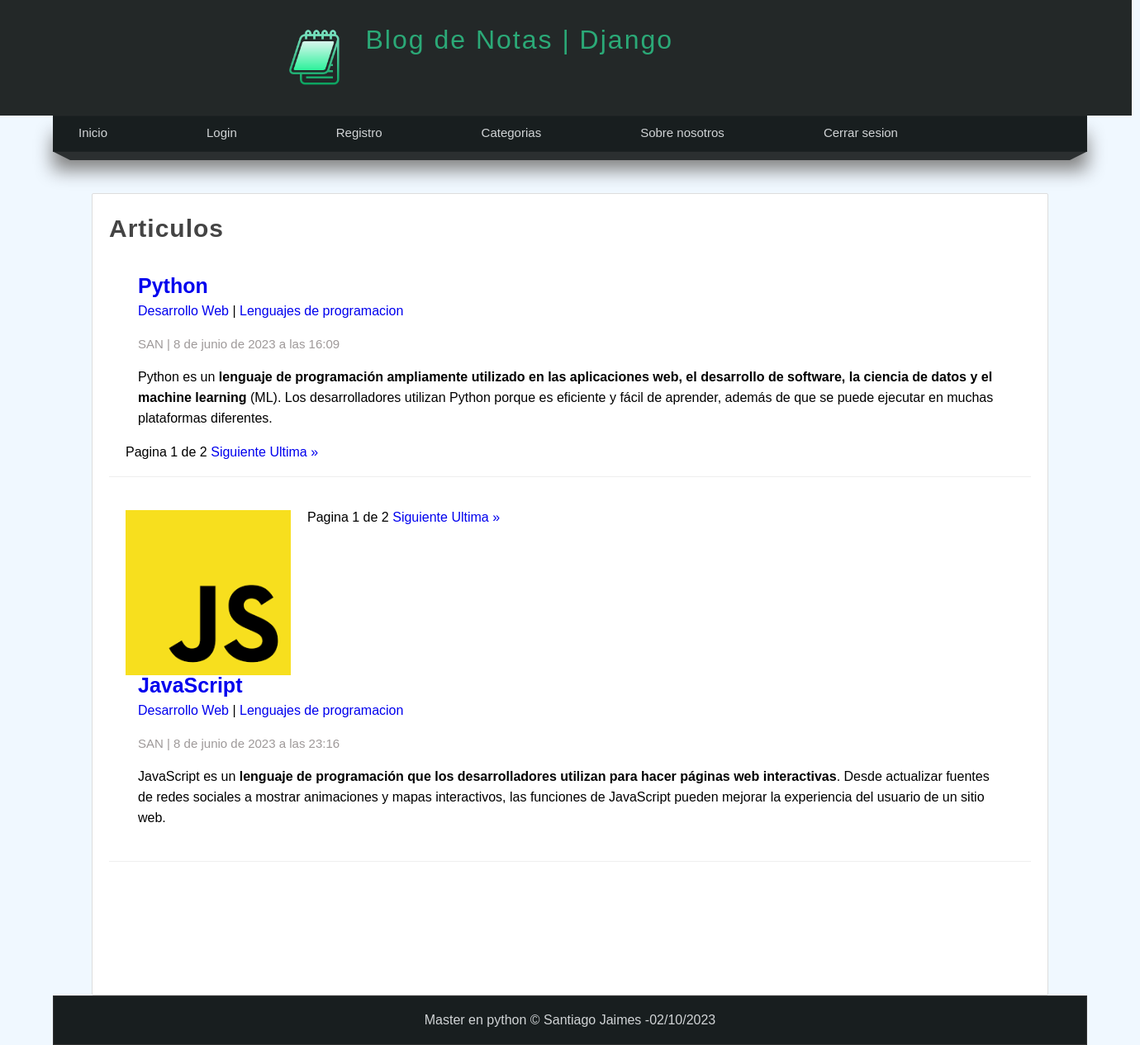
The app's page /articulos/ (signed in) with its own data.
### pages/models.py (models this page shows, shortened)
class Page(models.Model):
    title = models.CharField(max_length=200,verbose_name="Titulo")
    content=RichTextField(verbose_name="Contenido")
    slug=models.CharField(unique=True,max_length=200,verbose_name="URL Amigable")
    order=models.IntegerField(default=0,verbose_name="Orden")
    public=models.BooleanField(verbose_name="¿Publicado?")
    created_at=models.DateField(auto_now_add=True,verbose_name="Creado el :")
    update_at=models.DateField(auto_now=True,verbose_name="Actualizado el :")
    class Meta:
        verbose_name="Pagina"
        verbose_name_plural="Paginas"

### Blog/models.py (models this page shows, shortened)
class Article(models.Model):
    user= models.ForeignKey(User,verbose_name='Usuario',on_delete=models.CASCADE)
    '''
    El campo 'user' es una clave externa (ForeignKey) en el modelo actual.
    Representa una relación con el modelo 'User' proporcionado por Django, el cual
    representa a los usuarios registrados en el sistema.
    El parámetro 'verbose_name' se utiliza para dar un nombre descriptivo al campo
    en la interfaz de administración de Django, en este caso, se le asigna el nombre "Usuario".
    El parámetro 'on_delete' especifica qué hacer con los objetos relacionados cuando se elimine
    el objeto principal al que se refiere esta clave externa.
    En este caso, se utiliza 'models.CASCADE', lo que significa que cuando se elimina un objeto 'User'
    relacionado, también se eliminarán todos los objetos que tengan esta clave externa.
    '''
    categories=models.ManyToManyField(Category,verbose_name='Categorias',blank=True)
    '''
    El campo 'categories' es un campo de relación ManyToMany en el modelo actual.
    Representa una relación de muchos a muchos con el modelo 'Category'.
    El parámetro 'verbose_name' se utiliza para dar un nombre descriptivo al campo en la interfaz
    de administración de Django, en este caso, se le asigna el nombre "Categorias".
    El parámetro 'null=True' permite que este campo pueda ser nulo en la base de datos.
    El parámetro 'blank=True' indica que este campo puede estar en blanco, es decir, no es requerido.
    Estos dos parámetros 'null=True' y 'blank=True' juntos permiten que el campo sea opcional.
    '''
    title=models.CharField(max_length=150,verbose_name='Titulo')
    content= RichTextField(verbose_name='Contenido')
    image=models.ImageField(default='null',verbose_name="Imagen",upload_to="articles")
    public=models.BooleanField(verbose_name='¿Publicado?')
    created_at=models.DateTimeField(auto_now_add=True, verbose_name='Creado el')
    update_at=models.DateTimeField(auto_now=True, verbose_name='Actualizado el')
    class Meta:
        verbose_name='Articulo'
        verbose_name_plural='Articulos'

class Category(models.Model):
    name=models.CharField(max_length=100,verbose_name='Nombre')
    description=models.CharField(max_length=255,verbose_name='Descripcion')
    created_at=models.DateTimeField(auto_now_add=True, verbose_name='Creado el:')
    class Meta:
        verbose_name='Categoria'
        verbose_name_plural='Categorias'
    def __str__(self) :
        return self.name

### Blog/views.py (the view)
# urls.py: path('articulos/',views.articles, name="articles"),
@login_required(login_url="login")
def articles(request):
    articles=Article.objects.all()
    paginator=Paginator(articles,2)
    page=request.GET.get('page')
    page_articles=paginator.get_page(page)
    return render(request,'articles/articles.html',{
        'title':'Articulos',
        'articles':page_articles
    })

### Blog/Processor.py (called while the page is built)
def get_categories(request):
    ids=Article.objects.filter(public=True).values_list('categories',flat=True)
    categories=Category.objects.filter(id__in=ids).values_list('id','name')
    return{
        'categories':categories,
        'ids':ids
    }

### pages/context_processor.py (called while the page is built)
def get_pages(request):
    pages=Page.objects.filter(public=True).order_by('order').values_list('id','title','slug')
    return{
        'pages':pages
    }

### Blog/templates/articles/articles.html (shortened to what this page needs)
{% extends 'layouts/layout.html' %}
{%block content%}
    <h1 class="title">{{title}}</h1>
    {%for article in articles%}
            <article class="article-item">
                {% if article.image != 'null' and article.image.url %}
                    <div class="image">
                        <img src="{{article.image.url}}"/>
                    </div>
                {%endif%}
                <div class="content">
                    <h2>
                        <a href="{%url 'article' article.id%}">
                        {{article.title}}
                        </a>
                    </h2>
                    <p>
                        {%for category in article.categories.all%}
                            <a href="#">{{category}}</a>
                            {% if forloop.counter < article.categories.all|length%}
                                {{'|'}}
                            {%endif%}
                        {%endfor%}
                    </p>
                    <span class="date">
                        {{article.user}}
                        |
                        {{article.created_at}}
                    </span>
                    <p>{{article.content|safe}}</p>
                </div>
                {%include 'articles/pagination.html'%}
            </article>
        {% endfor %}
{%endblock%}

### MainApp/templates/layouts/layout.html (shortened to what this page needs)
{%load static%}
<!DOCTYPE html>
<html lang="es">
<head>
    <link rel="stylesheet"  href="{% static 'css/styles.css'%}">
</head>
<body>
    <header>
            <div id="logotipo">
                <img src="{% static 'css/images/logotipo.png' %}" />
                <h1> Blog de Notas  |  Django </h1>
            </div>
    </header>
    <nav>
        <ul>
            <li>
                <a href="{% url 'index'%}">Inicio</a>
            </li>
            <li>
                <a href="{% url 'login'%}">Login</a>
            </li>
            <li>
                <a href="{% url 'register'%}">Registro</a>
            </li>
            {% if user.email%}
                <li>
                    <a href="{% url 'articles'%}">Categorias</a>
                </li>
                {% for page in pages%}
                <li>
                    <a href="{%url 'page' page.2%}">{{page.1}}</a>
                </li>
                {% endfor %}
                <li>
                    <a href="{% url 'logout'%}">Cerrar sesion</a>
                </li>
            {% endif %}
        </ul>
    </nav>
    <div class="barra">
        <span class="esquina-izquierda"></span>
        <span class="relleno-barra"></span>
        <span class="esquina-derecha"></span>
    </div>
    <div id="content">
        <div class="box">
            {% block content %}{% endblock %}
        </div>
    </div>
<footer>
    Master en python &copy; Santiago Jaimes -{%now "d/m/Y"%}
</footer>
</body>
</html>

### Blog/templates/articles/pagination.html (shortened to what this page needs)
<div class="pagination">
    <span class="actual">
        Pagina {{articles.number}} de {{articles.paginator.num_pages}}
    </span>
    {%if articles.has_next%}
    <a href="?page={{articles.next_page_number}}">Siguiente</a>
    <a href="?page={{articles.paginator.num_pages}}">Ultima &raquo; </a>
    {%endif%}
</div>

### MainApp/static/css/styles.css (style rules this page uses)
* { margin: 0px; padding: 0px; font-family: sans-serif,Arial, Helvetica; text-decoration: none; }
body { background-color: aliceblue; }
p { margin-top: 5px; margin-bottom: 5px; }
ul,ol { margin-left: 20px; margin-bottom: 10px; }
header { width: 1370px; height: 140px; background-color: #232828; margin: 0px; }
#logotipo { width: 50%; height: 140px; margin: 0 auto; padding-top: 10px; }
#logotipo img { display: block; width: 80px; float: left; margin-top: 20px; }
#logotipo h1 { display: block; float: left; margin-top: 20px; margin: 20px; letter-spacing: 2px; font-weight: lighter; color:#2ba977; }
nav { width: 1250px; height: 42px; margin: 0 auto; background-color:#181E1F ; border: 1px solid #3333; box-shadow: 0px 22px 22px gray; font-size: 15px; }
nav > ul { list-style: none; text-decoration: none; }
nav > ul > li { line-height: 40px; float: left; }
nav > ul > li > a { display: block; padding-left: 10px; padding-right: 110px; color: #d1d4d6; }
.barra { width: 1250px; margin: 0 auto; margin-bottom: 145px; margin:0 auto; }
.esquina-izquierda { display: block; border-left: 20px solid transparent; border-top: 10px solid #2B2F30; float: left; }
.esquina-derecha { display: block; border-right: 20px solid transparent; border-top: 10px solid #2B2F30; float: right; }
.relleno-barra { display: block; width: 1210px; height: 10px; background-color: #2B2F30; float: left; }
#content { width: 1240px; min-height: 930px; margin: 0 auto; margin-top: 30px; margin-top: 50px; }
.box { background: white; width: 90%; min-height: 930px; padding: 20px; border:1px solid #ddd; margin: 0 auto; border-radius: 2px; }
.box .image { width: 40%; float: left; margin-right: 20px; }
.box .image img { width: 100%; }
.title { color: #444; letter-spacing: 1px; font-size: 30px; margin-bottom: 10px; margin-top: 5px; }
.date { display: block; margin-top: 15px; margin-bottom: 15px; color: grey; }
.content { line-height: 25px; color: black; }
.article-item { margin-bottom: 20px; margin-top: 20px; border-bottom: 1px solid #eee; padding: 20px; clear: both; }
.article-item .image { width: 200px; height: 200px; float: left; overflow: hidden; }
.article-item .image img { width: 200px; height: 200px; }
.article-item .content { float: left; padding: 15px; padding-top: 0px; }
.article-item h2 { display: block; font-size: 25px; color: #444; margin-bottom: 10pxx; }
.article-item span.date { display: block; font-size: 15px; color: #9e9999; margin-bottom: 10pxx; }
footer { width: 1250px; background-color: #181E1F; border: 1px solid #333; color:#d1d4d6 ; text-align: center; margin:0 auto; padding-top: 20px; padding-bottom: 20px; box-shadow: 0px opx 20px gray; }

### records on screen
Page: title "Sobre nosotros"
Article: title "Python", user "SAN", created_at "8 de junio de 2023 a las 16:09", content "Python es un lenguaje de programación ampliamente utilizado en las aplicaciones web, el desarrollo de software, la ciencia de datos y el machine learning (ML). Los desarrolladores utilizan Python porque es eficiente y fácil de aprender, además de que se puede ejecutar en muchas plataformas diferentes.", number "1", paginator.num_pages "2"
Category: name "Desarrollo Web", value "|"
Category: name "Lenguajes de programacion"
Article: image (picture), title "JavaScript", user "SAN", created_at "8 de junio de 2023 a las 23:16", content "JavaScript es un lenguaje de programación que los desarrolladores utilizan para hacer páginas web interactivas . Desde actualizar fuentes de redes sociales a mostrar animaciones y mapas interactivos, las funciones de JavaScript pueden mejorar la experiencia del usuario de un sitio web.", number "1", paginator.num_pages "2"

### other values on screen
{{ title }} "Articulos"
